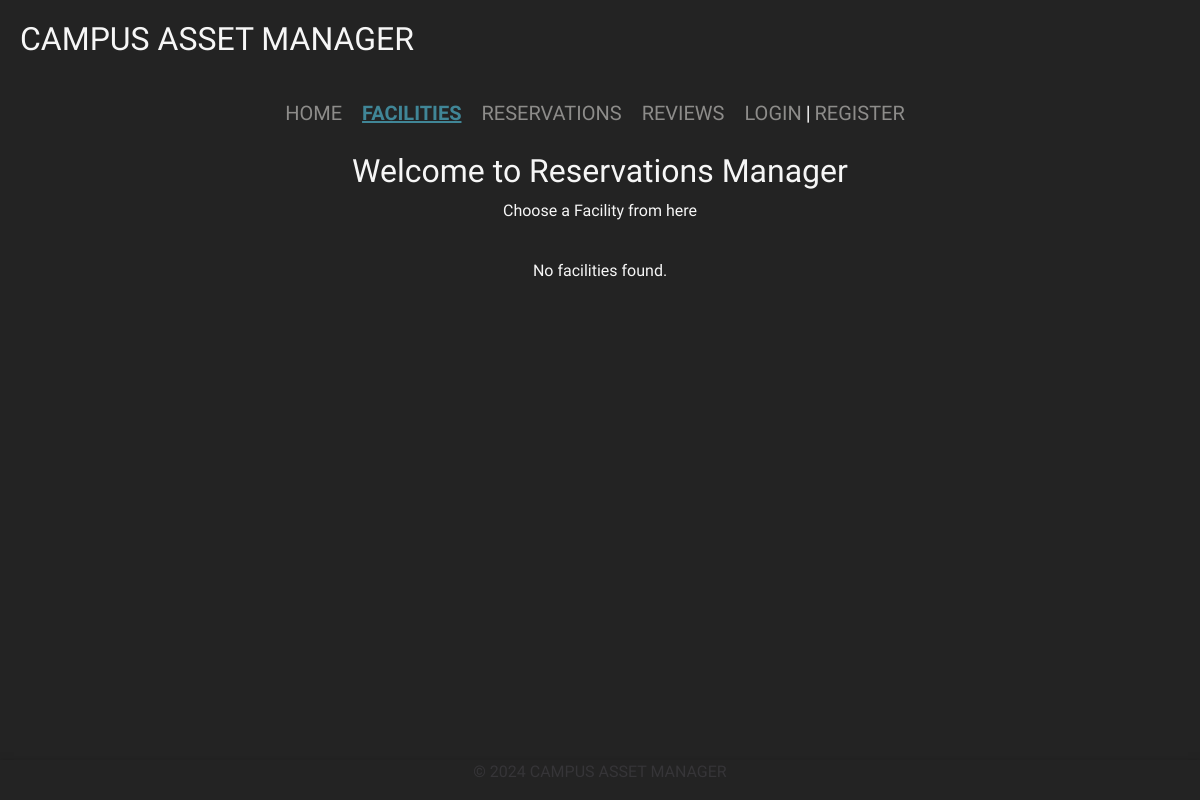
Page /facilities/ on the earlier database version.
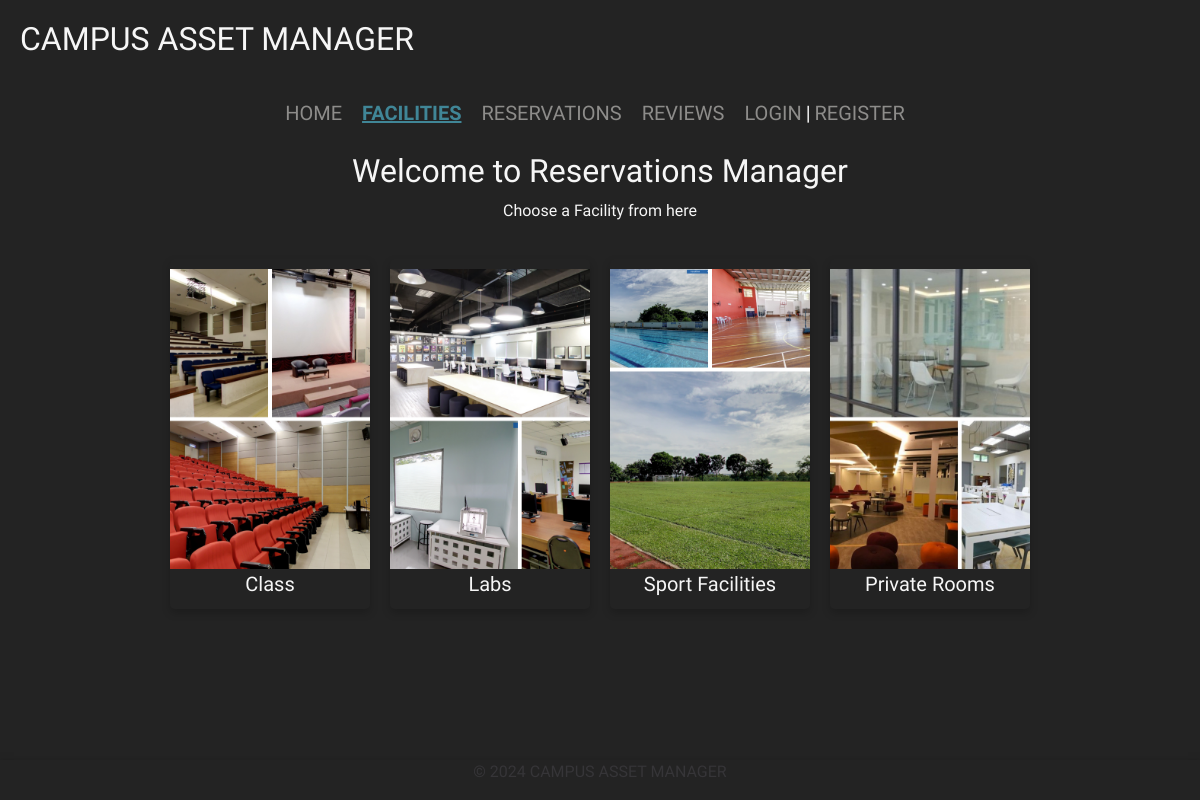
Same page on the later database version.
### main/models.py (models this page shows, shortened)
class Facility(models.Model):
    facility_id = models.AutoField(primary_key=True)
    name = models.CharField(max_length=200)
    anemity = models.CharField(max_length=200)
    capacity = models.IntegerField()
    reservations = models.ManyToManyField(Reservation)
    image = models.ImageField(upload_to='facility_pics', blank=True)

### main/views.py (the view)
# urls.py: path('facilities/', views.facilities, name='facilities'),
def facilities(request):
    facilities = Facility.objects.all()
    for facility in facilities:
        reviews = Reviews.objects.filter(facility=facility)
        logger.info(f"Facility1: {facility.name}, Number of reviews: {reviews.count()}")
        average_rating = reviews.aggregate(Avg('rating'))['rating__avg']
        facility.average_rating = round(average_rating, 1) if average_rating else None
    return render(request, "main/facilities.html", {"facilities": facilities})

### main/templates/main/facilities.html (shortened to what this page needs)
{% extends 'main/base.html' %}
{% load static %}
{% block content %}
<head>
    <link rel="stylesheet" href="{% static 'css/facilitiesmain.css' %}">
</head>
<body>
    <div class="content">
        <h2>Welcome to Reservations Manager</h2>
        <p>Choose a Facility from here</p>
    </div>
    <div class="container">
        {% if facilities %}
            {% for facility in facilities %}
                <div class="class-item">
                <a href="{% url 'facility_anemity' facility.anemity  %}" class="class-button">
                    <img src="{{ facility.image.url }}" alt="{{ facility.name }}">
                    {{ facility.name }}
                </a>
            </div>
            {% endfor %}
        {% else %}
            <p>No facilities found.</p>
        {% endif %}
    </div>
    {% endblock %}

### main/templates/main/base.html (shortened to what this page needs)
{%load static%}
<!DOCTYPE html>
<html lang="en">
<head>
    <link rel="stylesheet" href="https://stackpath.bootstrapcdn.com/bootstrap/4.5.2/css/bootstrap.min.css">
    <link rel="stylesheet" type="text/css" href="{% static 'css/styles.css' %}">
</head>
<body>
    <header>
        <h1>CAMPUS ASSET MANAGER</h1>
    </header>
    <nav>
        <ul class="menu">
            <li><a href="{% url 'home' %}" class="{% if request.path == '/home/' %}active{% endif %}">Home</a></li>
            <li><a href="{% url 'facilities' %}" class="{% if request.path == '/facilities/' %}active{% endif %}">Facilities</a></li>
            <li><a href="{% url 'reservations' %}" class="{% if request.path == '/reservations/' %}active{% endif %}">Reservations</a></li>
            <li><a href="{% url 'reviews' %}" class="{% if request.path == '/reviews/' %}active{% endif %}">Reviews</a></li>
            <li>
                {% if user.is_authenticated %}
                    <a href="{% url 'profile' %}" class="{% if request.path == '/profile/' %}active{% endif %}">{{ user.name }}</a> <a>|</a>
                    <form action="{% url 'logout' %}" method="post" style="display:inline;">
                        {% csrf_token %}
                        <button type="submit">Logout</button>
                    </form>
                {% else %}
                    <a href="{% url 'login' %}" class="{% if request.path == '/login/' %}active{% endif %}">Login</a> <a>|</a>
                    <a href="{% url 'register' %}" class="{% if request.path == '/register_student/' %}active{% endif %}">Register</a>
                {% endif %}
            </li>
        </ul>
    </nav>
    {% block content %}{% endblock %}
    <footer>
        <p>&copy; 2024 CAMPUS ASSET MANAGER</p>
    </footer>
</body>
</html>

### main/static/css/styles.css (style rules this page uses)
body { font-family: "Barlow Semi Condensed", sans-serif; font-style: normal; margin: 0; padding: 0; background-color: #232323; color: #F6F6F6; position: relative; min-height: 100vh; padding-bottom: 60px; }
header { color: #F6F6F6; padding: 20px; text-align: center; margin-bottom: 20px; display: flex; justify-content: space-between; align-items: center; }
header h1 { margin: 0; padding: 0; font-size: 32px; font-weight: 100; }
nav ul { list-style-type: none; margin: 0; display: flex; justify-content: center; align-items: center; padding-left: 10px; }
nav ul li { margin-right: 20px; }
nav ul li a { color: #8D8C8A; text-decoration: none; text-transform: uppercase; font-size: 20px; }
nav ul li a.active { color: #408697; font-weight: bold; text-decoration: underline; }
footer { background-color: #232323; color: #363538; text-align: center; position: absolute; bottom: 0; width: 100%; box-shadow: 0 4px 8px rgba(0, 0, 0, 0.5); }

### main/static/css/facilitiesmain.css (style rules this page uses)
.container { display: flex; flex-wrap: wrap; justify-content: center; align-items: center; gap: 20px; padding: 20px; }
h2 { margin-top: 3cqb; text-align: center; }
p { text-align: center; }
.class-button { text-decoration: none; font-family: "Barlow Semi Condensed", sans-serif; font-size: 20px; color: #F6F6F6; text-align: center; width: 200px; }
.class-item { display: flex; flex-direction: column; align-items: center; color: black; border-radius: 5px; padding: 10px; box-shadow: 0 4px 8px 0 rgba(0, 0, 0, 0.2); overflow: hidden; transition: transform 0.3s, background-color 0.3s; width: 100%; max-width: 200px; }
.class-item img { width: 100%; height: 300px; object-fit: cover; }

Differences in the rows shown:
added Facility: image (picture), name "Class"
added Facility: image (picture), name "Labs"
added Facility: image (picture), name "Sport Facilities"
added Facility: image (picture), name "Private Rooms"
Other differences:
text no longer shown: "No facilities found."
